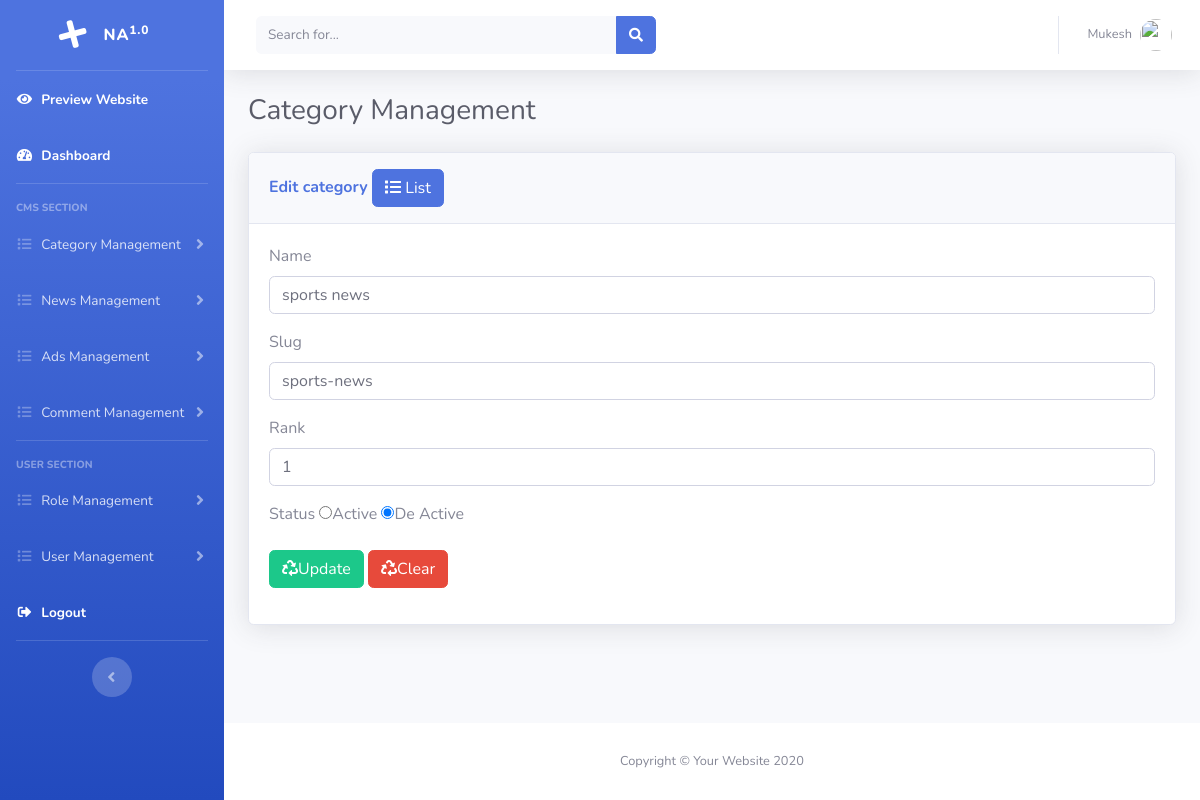
The page /admin/edit_category.php?id=2 (signed in) on the database its author committed.
### tables this page shows
CREATE TABLE `tbl_categories` (
  `id` int(11) NOT NULL,
  `name` varchar(30) NOT NULL,
  `slug` varchar(30) NOT NULL,
  `rank` int(11) NOT NULL,
  `status` enum('0','1') NOT NULL,
  `created_by` int(11) NOT NULL,
  `updated_by` int(40) DEFAULT NULL,
  `created_at` datetime(4) DEFAULT NULL,
  `updated_at` datetime(4) DEFAULT NULL
);

### admin/object.php (called while the page is built, shortened)
<?php
require_once "libs/category.class.php";
$category = new category();
?>

### admin/libs/category.class.php (called while the page is built, shortened)
<?php
require_once "common.class.php";
class category extends common{
	protected $id,$name,$slug,$rank,$status,$created_by,$updated_by,$created_at,$updated_at;
	function getCategoryById(){
		$sql = "select c.* ,u.name as uname from tbl_categories as c join tbl_users as u on c.created_by=u.id where c.id='$this->id'";
		return $this->select($sql);
	}
}
?>

### admin/libs/common.class.php (called while the page is built, shortened)
<?php
abstract class common{
    protected $connection;
	function connect(){
		$this->connection = new mysqli('localhost','root','','news_capsule');
	}
	function select($query){
		$result = $this->connection->query($query);
		$data = [];
		if ($result->num_rows > 0 ){
			while ($d = $result->fetch_object()){
				array_push($data,$d);
			}
		}
		return $data;
	}
}
?>

### admin/edit_category.php (the view, shortened to what this page needs)
<?php
require_once "header.php";
if (isset($_GET['id'])){
	$category->set('id',$_GET['id']);
	$data = $category->getCategoryById();
} else{
  header('location:list_category.php');
}
?>
<h1 class="h3 mb-4 text-gray-800">Category Management</h1>
<div class="row">
	<div class="col-lg-12">
		<div class="card shadow mb-4">
			<div class="card-header py-3">
				<h6 class="m-0 font-weight-bold text-primary">Edit category
          <a href="list_category.php" class="btn btn-primary"><i class="fas fa-list"></i> List</a>
        </h6>
			</div>
			<div class="card-body">
				<form class="" action="<?php echo $_SERVER['PHP_SELF'] ?>?id=<?php echo $_GET['id'] ?>" method="post" id="updateForm">
					<div class="form-group">
						<label for="name">Name</label>
						<input type="text" name="name" class="form-control" id="name" value="<?php echo $data[0]->name ?>">
					</div>
					<div class="form-group">
						<label for="slug">Slug</label>
						<input type="text" name="slug" class="form-control" id="slug" value="<?php echo $data[0]->slug ?>">
					</div>
					<div class="form-group">
						<label for="rank">Rank</label>
						<input type="number" name="rank" class="form-control" id="rank" value="<?php echo $data[0]->rank ?>">
					</div>
					<div class="form-group">
						<label for="deactive">Status</label>
						<?php if ($data[0]->status==1){ ?>
						<input type="radio" name="status" id="active" value="1" checked="checked">Active
						<input type="radio" name="status" id="deactive" value="0" >De Active
						<?php } else { ?>
						<input type="radio" name="status" id="active" value="1">Active
						<input type="radio" name="status" id="deactive" value="0" checked="checked">De Active
						<?php } ?>
					</div>
					<div class="form-group">
						<button type="submit" class="btn btn-success" name="btnUpdate"> <i class="fas fa-recycle"></i>Update</button>
						<button type="reset" class="btn btn-danger"> <i class="fas fa-recycle"></i>Clear</button>
					</div>
				</form>
			</div>
		</div>
	</div>
</div>
<?php require_once "footer.php"; ?>

### admin/css/custom.css (style rules this page uses)
.form-control { width: 100%; }

### rows shown on the page
tbl_categories: name "sports news", slug "sports-news", rank "1"

### other values the page prints
$_SESSION['name'] "Mukesh"
